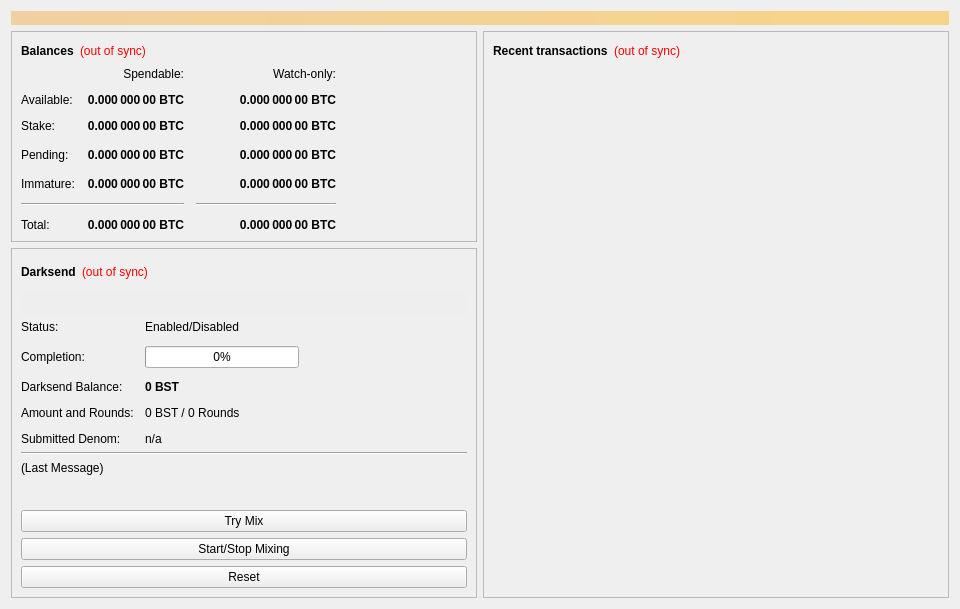
<?xml version="1.0" encoding="UTF-8"?>
<ui version="4.0">
 <class>OverviewPage</class>
 <widget class="QWidget" name="OverviewPage">
  <property name="geometry">
   <rect>
    <x>0</x>
    <y>0</y>
    <width>960</width>
    <height>594</height>
   </rect>
  </property>
  <property name="minimumSize">
   <size>
    <width>960</width>
    <height>0</height>
   </size>
  </property>
  <property name="windowTitle">
   <string>Form</string>
  </property>
  <layout class="QVBoxLayout" name="topLayout">
   <item>
    <widget class="QLabel" name="labelAlerts">
     <property name="visible">
      <bool>false</bool>
     </property>
     <property name="styleSheet">
      <string notr="true">background-color: qlineargradient(x1: 0, y1: 0, x2: 1, y2: 0, stop:0 #F0D0A0, stop:1 #F8D488); color:#000000;</string>
     </property>
     <property name="wordWrap">
      <bool>true</bool>
     </property>
     <property name="margin">
      <number>3</number>
     </property>
    </widget>
   </item>
   <item>
    <layout class="QHBoxLayout" name="horizontalLayout" stretch="1,1">
     <item>
      <layout class="QVBoxLayout" name="verticalLayout_2">
       <item>
        <widget class="QFrame" name="frame">
         <property name="frameShape">
          <enum>QFrame::StyledPanel</enum>
         </property>
         <property name="frameShadow">
          <enum>QFrame::Raised</enum>
         </property>
         <layout class="QVBoxLayout" name="verticalLayout_4">
          <item>
           <layout class="QHBoxLayout" name="horizontalLayout_4">
            <item>
             <widget class="QLabel" name="label_5">
              <property name="font">
               <font>
                <weight>75</weight>
                <bold>true</bold>
               </font>
              </property>
              <property name="text">
               <string>Balances</string>
              </property>
             </widget>
            </item>
            <item>
             <widget class="QLabel" name="labelWalletStatus">
              <property name="cursor">
               <cursorShape>WhatsThisCursor</cursorShape>
              </property>
              <property name="toolTip">
               <string>The displayed information may be out of date. Your wallet automatically synchronizes with the ElephantChain network after a connection is established, but this process has not completed yet.</string>
              </property>
              <property name="styleSheet">
               <string notr="true">QLabel { color: red; }</string>
              </property>
              <property name="text">
               <string notr="true">(out of sync)</string>
              </property>
              <property name="alignment">
               <set>Qt::AlignLeading|Qt::AlignLeft|Qt::AlignVCenter</set>
              </property>
             </widget>
            </item>
            <item>
             <spacer name="horizontalSpacer_3">
              <property name="orientation">
               <enum>Qt::Horizontal</enum>
              </property>
              <property name="sizeHint" stdset="0">
               <size>
                <width>40</width>
                <height>20</height>
               </size>
              </property>
             </spacer>
            </item>
           </layout>
          </item>
          <item>
           <layout class="QGridLayout" name="gridLayout">
            <property name="spacing">
             <number>12</number>
            </property>
            <item row="3" column="2">
             <widget class="QLabel" name="labelWatchPending">
              <property name="font">
               <font>
                <weight>75</weight>
                <bold>true</bold>
               </font>
              </property>
              <property name="cursor">
               <cursorShape>IBeamCursor</cursorShape>
              </property>
              <property name="toolTip">
               <string>Unconfirmed transactions to watch-only addresses</string>
              </property>
              <property name="text">
               <string notr="true">0.000 000 00 BTC</string>
              </property>
              <property name="alignment">
               <set>Qt::AlignRight|Qt::AlignTrailing|Qt::AlignVCenter</set>
              </property>
              <property name="textInteractionFlags">
               <set>Qt::LinksAccessibleByMouse|Qt::TextSelectableByKeyboard|Qt::TextSelectableByMouse</set>
              </property>
             </widget>
            </item>
            <item row="3" column="1">
             <widget class="QLabel" name="labelUnconfirmed">
              <property name="font">
               <font>
                <weight>75</weight>
                <bold>true</bold>
               </font>
              </property>
              <property name="cursor">
               <cursorShape>IBeamCursor</cursorShape>
              </property>
              <property name="toolTip">
               <string>Total of transactions that have yet to be confirmed, and do not yet count toward the spendable balance</string>
              </property>
              <property name="text">
               <string notr="true">0.000 000 00 BTC</string>
              </property>
              <property name="alignment">
               <set>Qt::AlignRight|Qt::AlignTrailing|Qt::AlignVCenter</set>
              </property>
              <property name="textInteractionFlags">
               <set>Qt::LinksAccessibleByMouse|Qt::TextSelectableByKeyboard|Qt::TextSelectableByMouse</set>
              </property>
             </widget>
            </item>
            <item row="4" column="2">
             <widget class="QLabel" name="labelWatchImmature">
              <property name="font">
               <font>
                <weight>75</weight>
                <bold>true</bold>
               </font>
              </property>
              <property name="cursor">
               <cursorShape>IBeamCursor</cursorShape>
              </property>
              <property name="toolTip">
               <string>Mined balance in watch-only addresses that has not yet matured</string>
              </property>
              <property name="text">
               <string notr="true">0.000 000 00 BTC</string>
              </property>
              <property name="alignment">
               <set>Qt::AlignRight|Qt::AlignTrailing|Qt::AlignVCenter</set>
              </property>
              <property name="textInteractionFlags">
               <set>Qt::LinksAccessibleByMouse|Qt::TextSelectableByKeyboard|Qt::TextSelectableByMouse</set>
              </property>
             </widget>
            </item>
            <item row="5" column="0" colspan="2">
             <widget class="Line" name="lineSpendableBalance">
              <property name="orientation">
               <enum>Qt::Horizontal</enum>
              </property>
             </widget>
            </item>
            <item row="5" column="2">
             <widget class="Line" name="lineWatchBalance">
              <property name="sizePolicy">
               <sizepolicy hsizetype="Preferred" vsizetype="Fixed">
                <horstretch>0</horstretch>
                <verstretch>0</verstretch>
               </sizepolicy>
              </property>
              <property name="minimumSize">
               <size>
                <width>140</width>
                <height>0</height>
               </size>
              </property>
              <property name="orientation">
               <enum>Qt::Horizontal</enum>
              </property>
             </widget>
            </item>
            <item row="6" column="0">
             <widget class="QLabel" name="labelTotalText">
              <property name="text">
               <string>Total:</string>
              </property>
             </widget>
            </item>
            <item row="4" column="1">
             <widget class="QLabel" name="labelImmature">
              <property name="font">
               <font>
                <weight>75</weight>
                <bold>true</bold>
               </font>
              </property>
              <property name="cursor">
               <cursorShape>IBeamCursor</cursorShape>
              </property>
              <property name="toolTip">
               <string>Mined balance that has not yet matured</string>
              </property>
              <property name="text">
               <string notr="true">0.000 000 00 BTC</string>
              </property>
              <property name="alignment">
               <set>Qt::AlignRight|Qt::AlignTrailing|Qt::AlignVCenter</set>
              </property>
              <property name="textInteractionFlags">
               <set>Qt::LinksAccessibleByMouse|Qt::TextSelectableByKeyboard|Qt::TextSelectableByMouse</set>
              </property>
             </widget>
            </item>
            <item row="3" column="3">
             <spacer name="horizontalSpacer_2">
              <property name="orientation">
               <enum>Qt::Horizontal</enum>
              </property>
              <property name="sizeHint" stdset="0">
               <size>
                <width>40</width>
                <height>20</height>
               </size>
              </property>
             </spacer>
            </item>
            <item row="4" column="0">
             <widget class="QLabel" name="labelImmatureText">
              <property name="text">
               <string>Immature:</string>
              </property>
             </widget>
            </item>
            <item row="6" column="1">
             <widget class="QLabel" name="labelTotal">
              <property name="font">
               <font>
                <weight>75</weight>
                <bold>true</bold>
               </font>
              </property>
              <property name="cursor">
               <cursorShape>IBeamCursor</cursorShape>
              </property>
              <property name="toolTip">
               <string>Your current total balance</string>
              </property>
              <property name="text">
               <string notr="true">0.000 000 00 BTC</string>
              </property>
              <property name="alignment">
               <set>Qt::AlignRight|Qt::AlignTrailing|Qt::AlignVCenter</set>
              </property>
              <property name="textInteractionFlags">
               <set>Qt::LinksAccessibleByMouse|Qt::TextSelectableByKeyboard|Qt::TextSelectableByMouse</set>
              </property>
             </widget>
            </item>
            <item row="6" column="2">
             <widget class="QLabel" name="labelWatchTotal">
              <property name="font">
               <font>
                <weight>75</weight>
                <bold>true</bold>
               </font>
              </property>
              <property name="cursor">
               <cursorShape>IBeamCursor</cursorShape>
              </property>
              <property name="toolTip">
               <string>Current total balance in watch-only addresses</string>
              </property>
              <property name="text">
               <string notr="true">0.000 000 00 BTC</string>
              </property>
              <property name="alignment">
               <set>Qt::AlignRight|Qt::AlignTrailing|Qt::AlignVCenter</set>
              </property>
              <property name="textInteractionFlags">
               <set>Qt::LinksAccessibleByMouse|Qt::TextSelectableByKeyboard|Qt::TextSelectableByMouse</set>
              </property>
             </widget>
            </item>
            <item row="0" column="2">
             <widget class="QLabel" name="labelWatchonly">
              <property name="text">
               <string>Watch-only:</string>
              </property>
              <property name="alignment">
               <set>Qt::AlignRight|Qt::AlignTrailing|Qt::AlignVCenter</set>
              </property>
             </widget>
            </item>
            <item row="1" column="0">
             <widget class="QLabel" name="labelBalanceText">
              <property name="text">
               <string>Available:</string>
              </property>
             </widget>
            </item>
            <item row="1" column="1">
             <widget class="QLabel" name="labelBalance">
              <property name="font">
               <font>
                <weight>75</weight>
                <bold>true</bold>
               </font>
              </property>
              <property name="cursor">
               <cursorShape>IBeamCursor</cursorShape>
              </property>
              <property name="toolTip">
               <string>Your current spendable balance</string>
              </property>
              <property name="text">
               <string notr="true">0.000 000 00 BTC</string>
              </property>
              <property name="alignment">
               <set>Qt::AlignRight|Qt::AlignTrailing|Qt::AlignVCenter</set>
              </property>
              <property name="textInteractionFlags">
               <set>Qt::LinksAccessibleByMouse|Qt::TextSelectableByKeyboard|Qt::TextSelectableByMouse</set>
              </property>
             </widget>
            </item>
            <item row="2" column="0">
             <widget class="QLabel" name="label_10">
              <property name="text">
               <string>Stake:</string>
              </property>
             </widget>
            </item>
            <item row="2" column="1">
             <widget class="QLabel" name="labelStake">
              <property name="font">
               <font>
                <weight>75</weight>
                <bold>true</bold>
               </font>
              </property>
              <property name="cursor">
               <cursorShape>IBeamCursor</cursorShape>
              </property>
              <property name="toolTip">
               <string>Total of coins that was staked, and do not yet count toward the current balance</string>
              </property>
              <property name="text">
               <string notr="true">0.000 000 00 BTC</string>
              </property>
              <property name="alignment">
               <set>Qt::AlignRight|Qt::AlignTrailing|Qt::AlignVCenter</set>
              </property>
              <property name="textInteractionFlags">
               <set>Qt::LinksAccessibleByMouse|Qt::TextSelectableByKeyboard|Qt::TextSelectableByMouse</set>
              </property>
             </widget>
            </item>
            <item row="2" column="2">
             <widget class="QLabel" name="labelWatchStake">
              <property name="font">
               <font>
                <weight>75</weight>
                <bold>true</bold>
               </font>
              </property>
              <property name="cursor">
               <cursorShape>IBeamCursor</cursorShape>
              </property>
              <property name="toolTip">
               <string>Total of coins that was staked in watch-only addresses, and do not yet count toward the current watch-only balance</string>
              </property>
              <property name="text">
               <string notr="true">0.000 000 00 BTC</string>
              </property>
              <property name="alignment">
               <set>Qt::AlignRight|Qt::AlignTrailing|Qt::AlignVCenter</set>
              </property>
              <property name="textInteractionFlags">
               <set>Qt::LinksAccessibleByMouse|Qt::TextSelectableByKeyboard|Qt::TextSelectableByMouse</set>
              </property>
             </widget>
            </item>
            <item row="1" column="2">
             <widget class="QLabel" name="labelWatchAvailable">
              <property name="font">
               <font>
                <weight>75</weight>
                <bold>true</bold>
               </font>
              </property>
              <property name="cursor">
               <cursorShape>IBeamCursor</cursorShape>
              </property>
              <property name="toolTip">
               <string>Your current balance in watch-only addresses</string>
              </property>
              <property name="text">
               <string notr="true">0.000 000 00 BTC</string>
              </property>
              <property name="alignment">
               <set>Qt::AlignRight|Qt::AlignTrailing|Qt::AlignVCenter</set>
              </property>
              <property name="textInteractionFlags">
               <set>Qt::LinksAccessibleByMouse|Qt::TextSelectableByKeyboard|Qt::TextSelectableByMouse</set>
              </property>
             </widget>
            </item>
            <item row="3" column="0">
             <widget class="QLabel" name="labelPendingText">
              <property name="text">
               <string>Pending:</string>
              </property>
             </widget>
            </item>
            <item row="0" column="1">
             <widget class="QLabel" name="labelSpendable">
              <property name="text">
               <string>Spendable:</string>
              </property>
              <property name="alignment">
               <set>Qt::AlignRight|Qt::AlignTrailing|Qt::AlignVCenter</set>
              </property>
             </widget>
            </item>
           </layout>
          </item>
         </layout>
        </widget>
       </item>
       <item>
        <widget class="QFrame" name="frameDarksend">
         <property name="sizePolicy">
          <sizepolicy hsizetype="Expanding" vsizetype="Expanding">
           <horstretch>0</horstretch>
           <verstretch>0</verstretch>
          </sizepolicy>
         </property>
         <property name="minimumSize">
          <size>
           <width>0</width>
           <height>350</height>
          </size>
         </property>
         <property name="layoutDirection">
          <enum>Qt::LeftToRight</enum>
         </property>
         <property name="frameShape">
          <enum>QFrame::StyledPanel</enum>
         </property>
         <property name="frameShadow">
          <enum>QFrame::Raised</enum>
         </property>
         <layout class="QVBoxLayout" name="verticalLayout_5">
          <item>
           <layout class="QHBoxLayout" name="horizontalLayout_5">
            <item>
             <widget class="QLabel" name="label_2">
              <property name="font">
               <font>
                <weight>75</weight>
                <bold>true</bold>
               </font>
              </property>
              <property name="text">
               <string>Darksend</string>
              </property>
             </widget>
            </item>
            <item>
             <widget class="QLabel" name="labelDarksendSyncStatus">
              <property name="toolTip">
               <string>The displayed information may be out of date. Your wallet automatically synchronizes with the ElephantChain network after a connection is established, but this process has not completed yet.</string>
              </property>
              <property name="styleSheet">
               <string notr="true">QLabel { color: red; }</string>
              </property>
              <property name="text">
               <string notr="true">(out of sync)</string>
              </property>
              <property name="alignment">
               <set>Qt::AlignLeading|Qt::AlignLeft|Qt::AlignVCenter</set>
              </property>
             </widget>
            </item>
            <item>
             <spacer name="horizontalSpacer_4">
              <property name="orientation">
               <enum>Qt::Horizontal</enum>
              </property>
              <property name="sizeHint" stdset="0">
               <size>
                <width>40</width>
                <height>20</height>
               </size>
              </property>
             </spacer>
            </item>
           </layout>
          </item>
          <item>
           <widget class="QPushButton" name="runAutoDenom">
            <property name="palette">
             <palette>
              <active>
               <colorrole role="WindowText">
                <brush brushstyle="SolidPattern">
                 <color alpha="255">
                  <red>0</red>
                  <green>0</green>
                  <blue>0</blue>
                 </color>
                </brush>
               </colorrole>
               <colorrole role="Button">
                <brush brushstyle="SolidPattern">
                 <color alpha="255">
                  <red>239</red>
                  <green>238</green>
                  <blue>238</blue>
                 </color>
                </brush>
               </colorrole>
               <colorrole role="Light">
                <brush brushstyle="SolidPattern">
                 <color alpha="255">
                  <red>255</red>
                  <green>255</green>
                  <blue>255</blue>
                 </color>
                </brush>
               </colorrole>
               <colorrole role="Midlight">
                <brush brushstyle="SolidPattern">
                 <color alpha="255">
                  <red>247</red>
                  <green>246</green>
                  <blue>246</blue>
                 </color>
                </brush>
               </colorrole>
               <colorrole role="Dark">
                <brush brushstyle="SolidPattern">
                 <color alpha="255">
                  <red>119</red>
                  <green>119</green>
                  <blue>119</blue>
                 </color>
                </brush>
               </colorrole>
               <colorrole role="Mid">
                <brush brushstyle="SolidPattern">
                 <color alpha="255">
                  <red>159</red>
                  <green>159</green>
                  <blue>159</blue>
                 </color>
                </brush>
               </colorrole>
               <colorrole role="Text">
                <brush brushstyle="SolidPattern">
                 <color alpha="255">
                  <red>0</red>
                  <green>0</green>
                  <blue>0</blue>
                 </color>
                </brush>
               </colorrole>
               <colorrole role="BrightText">
                <brush brushstyle="SolidPattern">
                 <color alpha="255">
                  <red>255</red>
                  <green>255</green>
                  <blue>255</blue>
                 </color>
                </brush>
               </colorrole>
               <colorrole role="ButtonText">
                <brush brushstyle="SolidPattern">
                 <color alpha="255">
                  <red>0</red>
                  <green>0</green>
                  <blue>0</blue>
                 </color>
                </brush>
               </colorrole>
               <colorrole role="Base">
                <brush brushstyle="SolidPattern">
                 <color alpha="255">
                  <red>255</red>
                  <green>255</green>
                  <blue>255</blue>
                 </color>
                </brush>
               </colorrole>
               <colorrole role="Window">
                <brush brushstyle="SolidPattern">
                 <color alpha="255">
                  <red>239</red>
                  <green>238</green>
                  <blue>238</blue>
                 </color>
                </brush>
               </colorrole>
               <colorrole role="Shadow">
                <brush brushstyle="SolidPattern">
                 <color alpha="255">
                  <red>0</red>
                  <green>0</green>
                  <blue>0</blue>
                 </color>
                </brush>
               </colorrole>
               <colorrole role="AlternateBase">
                <brush brushstyle="SolidPattern">
                 <color alpha="255">
                  <red>247</red>
                  <green>246</green>
                  <blue>246</blue>
                 </color>
                </brush>
               </colorrole>
               <colorrole role="ToolTipBase">
                <brush brushstyle="SolidPattern">
                 <color alpha="255">
                  <red>255</red>
                  <green>255</green>
                  <blue>220</blue>
                 </color>
                </brush>
               </colorrole>
               <colorrole role="ToolTipText">
                <brush brushstyle="SolidPattern">
                 <color alpha="255">
                  <red>0</red>
                  <green>0</green>
                  <blue>0</blue>
                 </color>
                </brush>
               </colorrole>
              </active>
              <inactive>
               <colorrole role="WindowText">
                <brush brushstyle="SolidPattern">
                 <color alpha="255">
                  <red>0</red>
                  <green>0</green>
                  <blue>0</blue>
                 </color>
                </brush>
               </colorrole>
               <colorrole role="Button">
                <brush brushstyle="SolidPattern">
                 <color alpha="255">
                  <red>239</red>
                  <green>238</green>
                  <blue>238</blue>
                 </color>
                </brush>
               </colorrole>
               <colorrole role="Light">
                <brush brushstyle="SolidPattern">
                 <color alpha="255">
                  <red>255</red>
                  <green>255</green>
                  <blue>255</blue>
                 </color>
                </brush>
               </colorrole>
               <colorrole role="Midlight">
                <brush brushstyle="SolidPattern">
                 <color alpha="255">
                  <red>247</red>
                  <green>246</green>
                  <blue>246</blue>
                 </color>
                </brush>
               </colorrole>
               <colorrole role="Dark">
                <brush brushstyle="SolidPattern">
                 <color alpha="255">
                  <red>119</red>
                  <green>119</green>
                  <blue>119</blue>
                 </color>
                </brush>
               </colorrole>
               <colorrole role="Mid">
                <brush brushstyle="SolidPattern">
                 <color alpha="255">
                  <red>159</red>
                  <green>159</green>
                  <blue>159</blue>
                 </color>
                </brush>
               </colorrole>
               <colorrole role="Text">
                <brush brushstyle="SolidPattern">
                 <color alpha="255">
                  <red>0</red>
                  <green>0</green>
                  <blue>0</blue>
                 </color>
                </brush>
               </colorrole>
               <colorrole role="BrightText">
                <brush brushstyle="SolidPattern">
                 <color alpha="255">
                  <red>255</red>
                  <green>255</green>
                  <blue>255</blue>
                 </color>
                </brush>
               </colorrole>
               <colorrole role="ButtonText">
                <brush brushstyle="SolidPattern">
                 <color alpha="255">
                  <red>0</red>
                  <green>0</green>
                  <blue>0</blue>
                 </color>
                </brush>
               </colorrole>
               <colorrole role="Base">
                <brush brushstyle="SolidPattern">
                 <color alpha="255">
                  <red>255</red>
                  <green>255</green>
                  <blue>255</blue>
                 </color>
                </brush>
               </colorrole>
               <colorrole role="Window">
                <brush brushstyle="SolidPattern">
                 <color alpha="255">
                  <red>239</red>
                  <green>238</green>
                  <blue>238</blue>
                 </color>
                </brush>
               </colorrole>
               <colorrole role="Shadow">
                <brush brushstyle="SolidPattern">
                 <color alpha="255">
                  <red>0</red>
                  <green>0</green>
                  <blue>0</blue>
                 </color>
                </brush>
               </colorrole>
               <colorrole role="AlternateBase">
                <brush brushstyle="SolidPattern">
                 <color alpha="255">
                  <red>247</red>
                  <green>246</green>
                  <blue>246</blue>
                 </color>
                </brush>
               </colorrole>
               <colorrole role="ToolTipBase">
                <brush brushstyle="SolidPattern">
                 <color alpha="255">
                  <red>255</red>
                  <green>255</green>
                  <blue>220</blue>
                 </color>
                </brush>
               </colorrole>
               <colorrole role="ToolTipText">
                <brush brushstyle="SolidPattern">
                 <color alpha="255">
                  <red>0</red>
                  <green>0</green>
                  <blue>0</blue>
                 </color>
                </brush>
               </colorrole>
              </inactive>
              <disabled>
               <colorrole role="WindowText">
                <brush brushstyle="SolidPattern">
                 <color alpha="255">
                  <red>119</red>
                  <green>119</green>
                  <blue>119</blue>
                 </color>
                </brush>
               </colorrole>
               <colorrole role="Button">
                <brush brushstyle="SolidPattern">
                 <color alpha="255">
                  <red>239</red>
                  <green>238</green>
                  <blue>238</blue>
                 </color>
                </brush>
               </colorrole>
               <colorrole role="Light">
                <brush brushstyle="SolidPattern">
                 <color alpha="255">
                  <red>255</red>
                  <green>255</green>
                  <blue>255</blue>
                 </color>
                </brush>
               </colorrole>
               <colorrole role="Midlight">
                <brush brushstyle="SolidPattern">
                 <color alpha="255">
                  <red>247</red>
                  <green>246</green>
                  <blue>246</blue>
                 </color>
                </brush>
               </colorrole>
               <colorrole role="Dark">
                <brush brushstyle="SolidPattern">
                 <color alpha="255">
                  <red>119</red>
                  <green>119</green>
                  <blue>119</blue>
                 </color>
                </brush>
               </colorrole>
               <colorrole role="Mid">
                <brush brushstyle="SolidPattern">
                 <color alpha="255">
                  <red>159</red>
                  <green>159</green>
                  <blue>159</blue>
                 </color>
                </brush>
               </colorrole>
               <colorrole role="Text">
                <brush brushstyle="SolidPattern">
                 <color alpha="255">
                  <red>119</red>
                  <green>119</green>
                  <blue>119</blue>
                 </color>
                </brush>
               </colorrole>
               <colorrole role="BrightText">
                <brush brushstyle="SolidPattern">
                 <color alpha="255">
                  <red>255</red>
                  <green>255</green>
                  <blue>255</blue>
                 </color>
                </brush>
               </colorrole>
               <colorrole role="ButtonText">
                <brush brushstyle="SolidPattern">
                 <color alpha="255">
                  <red>119</red>
                  <green>119</green>
                  <blue>119</blue>
                 </color>
                </brush>
               </colorrole>
               <colorrole role="Base">
                <brush brushstyle="SolidPattern">
                 <color alpha="255">
                  <red>239</red>
                  <green>238</green>
                  <blue>238</blue>
                 </color>
                </brush>
               </colorrole>
               <colorrole role="Window">
                <brush brushstyle="SolidPattern">
                 <color alpha="255">
                  <red>239</red>
                  <green>238</green>
                  <blue>238</blue>
                 </color>
                </brush>
               </colorrole>
               <colorrole role="Shadow">
                <brush brushstyle="SolidPattern">
                 <color alpha="255">
                  <red>0</red>
                  <green>0</green>
                  <blue>0</blue>
                 </color>
                </brush>
               </colorrole>
               <colorrole role="AlternateBase">
                <brush brushstyle="SolidPattern">
                 <color alpha="255">
                  <red>239</red>
                  <green>238</green>
                  <blue>238</blue>
                 </color>
                </brush>
               </colorrole>
               <colorrole role="ToolTipBase">
                <brush brushstyle="SolidPattern">
                 <color alpha="255">
                  <red>255</red>
                  <green>255</green>
                  <blue>220</blue>
                 </color>
                </brush>
               </colorrole>
               <colorrole role="ToolTipText">
                <brush brushstyle="SolidPattern">
                 <color alpha="255">
                  <red>0</red>
                  <green>0</green>
                  <blue>0</blue>
                 </color>
                </brush>
               </colorrole>
              </disabled>
             </palette>
            </property>
            <property name="focusPolicy">
             <enum>Qt::NoFocus</enum>
            </property>
            <property name="autoFillBackground">
             <bool>true</bool>
            </property>
            <property name="text">
             <string/>
            </property>
            <property name="flat">
             <bool>true</bool>
            </property>
           </widget>
          </item>
          <item>
           <layout class="QFormLayout" name="formLayout">
            <property name="fieldGrowthPolicy">
             <enum>QFormLayout::AllNonFixedFieldsGrow</enum>
            </property>
            <property name="horizontalSpacing">
             <number>11</number>
            </property>
            <property name="verticalSpacing">
             <number>12</number>
            </property>
            <item row="0" column="0">
             <widget class="QLabel" name="label_6">
              <property name="text">
               <string>Status:</string>
              </property>
             </widget>
            </item>
            <item row="1" column="0">
             <widget class="QLabel" name="label_7">
              <property name="text">
               <string>Completion:</string>
              </property>
             </widget>
            </item>
            <item row="1" column="1">
             <widget class="QProgressBar" name="darksendProgress">
              <property name="maximumSize">
               <size>
                <width>154</width>
                <height>16777215</height>
               </size>
              </property>
              <property name="value">
               <number>0</number>
              </property>
             </widget>
            </item>
            <item row="3" column="0">
             <widget class="QLabel" name="labelAnonymizedText">
              <property name="text">
               <string>Darksend Balance:</string>
              </property>
             </widget>
            </item>
            <item row="3" column="1">
             <widget class="QLabel" name="labelAnonymized">
              <property name="font">
               <font>
                <weight>75</weight>
                <bold>true</bold>
               </font>
              </property>
              <property name="text">
               <string notr="true">0 BST</string>
              </property>
             </widget>
            </item>
            <item row="4" column="0">
             <widget class="QLabel" name="label_8">
              <property name="text">
               <string>Amount and Rounds:</string>
              </property>
             </widget>
            </item>
            <item row="4" column="1">
             <widget class="QLabel" name="labelAmountRounds">
              <property name="text">
               <string>0 BST / 0 Rounds</string>
              </property>
             </widget>
            </item>
            <item row="5" column="0">
             <widget class="QLabel" name="label_9">
              <property name="text">
               <string>Submitted Denom:</string>
              </property>
             </widget>
            </item>
            <item row="5" column="1">
             <widget class="QLabel" name="labelSubmittedDenom">
              <property name="toolTip">
               <string>The denominations you submitted to the Masternode.&lt;br&gt;To mix, other users must submit the exact same denominations.</string>
              </property>
              <property name="text">
               <string>n/a</string>
              </property>
             </widget>
            </item>
            <item row="0" column="1">
             <widget class="QLabel" name="darksendEnabled">
              <property name="text">
               <string>Enabled/Disabled</string>
              </property>
             </widget>
            </item>
           </layout>
          </item>
          <item>
           <widget class="Line" name="lineLastMessage">
            <property name="orientation">
             <enum>Qt::Horizontal</enum>
            </property>
           </widget>
          </item>
          <item>
           <widget class="QLabel" name="darksendStatus">
            <property name="minimumSize">
             <size>
              <width>288</width>
              <height>43</height>
             </size>
            </property>
            <property name="text">
             <string>(Last Message)</string>
            </property>
            <property name="alignment">
             <set>Qt::AlignLeading|Qt::AlignLeft|Qt::AlignTop</set>
            </property>
            <property name="wordWrap">
             <bool>true</bool>
            </property>
           </widget>
          </item>
          <item>
           <widget class="QPushButton" name="darksendAuto">
            <property name="sizePolicy">
             <sizepolicy hsizetype="MinimumExpanding" vsizetype="Fixed">
              <horstretch>0</horstretch>
              <verstretch>0</verstretch>
             </sizepolicy>
            </property>
            <property name="toolTip">
             <string>Try to manually submit a Darksend request.</string>
            </property>
            <property name="text">
             <string>Try Mix</string>
            </property>
           </widget>
          </item>
          <item>
           <widget class="QPushButton" name="toggleDarksend">
            <property name="sizePolicy">
             <sizepolicy hsizetype="MinimumExpanding" vsizetype="Fixed">
              <horstretch>0</horstretch>
              <verstretch>0</verstretch>
             </sizepolicy>
            </property>
            <property name="text">
             <string>Start/Stop Mixing</string>
            </property>
           </widget>
          </item>
          <item>
           <widget class="QPushButton" name="darksendReset">
            <property name="sizePolicy">
             <sizepolicy hsizetype="MinimumExpanding" vsizetype="Fixed">
              <horstretch>0</horstretch>
              <verstretch>0</verstretch>
             </sizepolicy>
            </property>
            <property name="toolTip">
             <string>Reset the current status of Darksend (can interrupt Darksend if it's in the process of Mixing, which can cost you money!)</string>
            </property>
            <property name="autoFillBackground">
             <bool>false</bool>
            </property>
            <property name="text">
             <string>Reset</string>
            </property>
           </widget>
          </item>
         </layout>
        </widget>
       </item>
       <item>
        <spacer name="verticalSpacer">
         <property name="orientation">
          <enum>Qt::Vertical</enum>
         </property>
         <property name="sizeHint" stdset="0">
          <size>
           <width>20</width>
           <height>40</height>
          </size>
         </property>
        </spacer>
       </item>
      </layout>
     </item>
     <item>
      <layout class="QVBoxLayout" name="verticalLayout_3">
       <item>
        <widget class="QFrame" name="frame_2">
         <property name="frameShape">
          <enum>QFrame::StyledPanel</enum>
         </property>
         <property name="frameShadow">
          <enum>QFrame::Raised</enum>
         </property>
         <layout class="QVBoxLayout" name="verticalLayout">
          <item>
           <layout class="QHBoxLayout" name="horizontalLayout_2">
            <item>
             <widget class="QLabel" name="label_4">
              <property name="font">
               <font>
                <weight>75</weight>
                <bold>true</bold>
               </font>
              </property>
              <property name="text">
               <string>Recent transactions</string>
              </property>
             </widget>
            </item>
            <item>
             <widget class="QLabel" name="labelTransactionsStatus">
              <property name="cursor">
               <cursorShape>WhatsThisCursor</cursorShape>
              </property>
              <property name="toolTip">
               <string>The displayed information may be out of date. Your wallet automatically synchronizes with the ElephantChain network after a connection is established, but this process has not completed yet.</string>
              </property>
              <property name="styleSheet">
               <string notr="true">QLabel { color: red; }</string>
              </property>
              <property name="text">
               <string notr="true">(out of sync)</string>
              </property>
              <property name="alignment">
               <set>Qt::AlignRight|Qt::AlignTrailing|Qt::AlignVCenter</set>
              </property>
             </widget>
            </item>
            <item>
             <spacer name="horizontalSpacer">
              <property name="orientation">
               <enum>Qt::Horizontal</enum>
              </property>
              <property name="sizeHint" stdset="0">
               <size>
                <width>40</width>
                <height>20</height>
               </size>
              </property>
             </spacer>
            </item>
           </layout>
          </item>
          <item>
           <widget class="QListView" name="listTransactions">
            <property name="styleSheet">
             <string notr="true">QListView { background: transparent; }</string>
            </property>
            <property name="frameShape">
             <enum>QFrame::NoFrame</enum>
            </property>
            <property name="verticalScrollBarPolicy">
             <enum>Qt::ScrollBarAlwaysOff</enum>
            </property>
            <property name="horizontalScrollBarPolicy">
             <enum>Qt::ScrollBarAlwaysOff</enum>
            </property>
            <property name="selectionMode">
             <enum>QAbstractItemView::NoSelection</enum>
            </property>
           </widget>
          </item>
         </layout>
        </widget>
       </item>
      </layout>
     </item>
    </layout>
   </item>
  </layout>
 </widget>
 <resources/>
 <connections/>
</ui>
